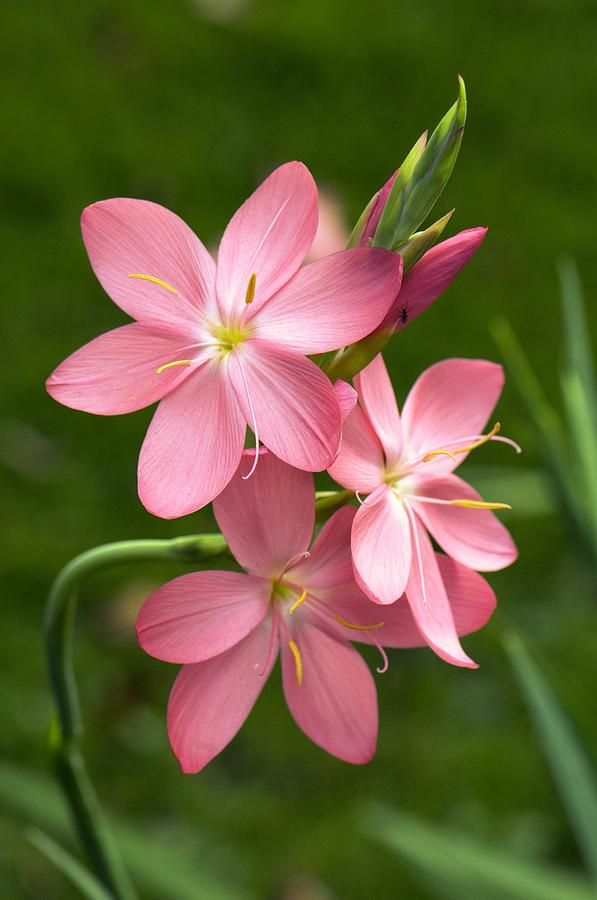
#> input picture opencv_tutorial/histogram/flower.jpg, 597 x 900 px
$ python equalization.py
#> lines starting #> are read from the running program, lines starting #| are printed output that depends on the picture
import cv2
import matplotlib.pyplot as plt

img = cv2.imread("flower.jpg",0)
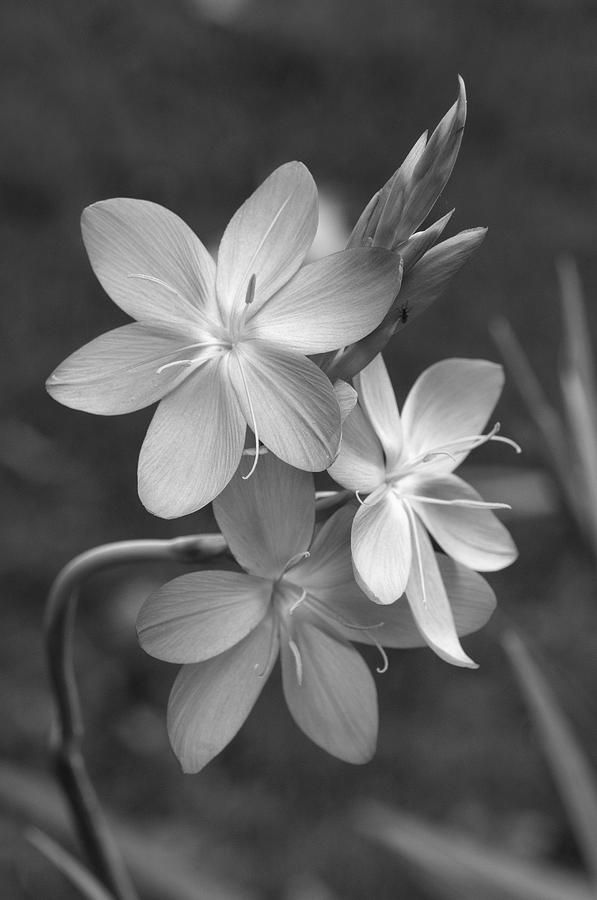
#> img: shape (900, 597); min 0, max 254, mean 93.3

#equalization
equ = cv2.equalizeHist(img)
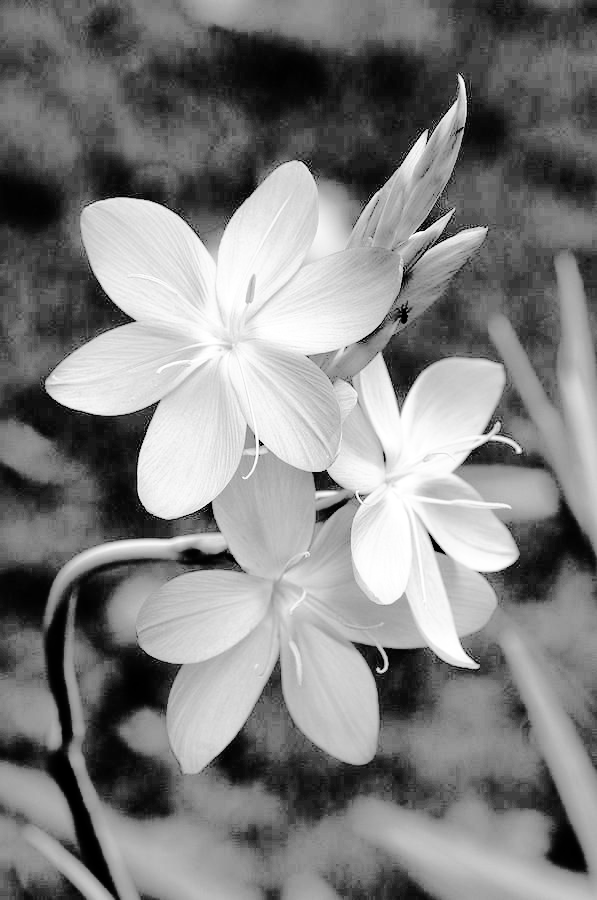
#> equ: shape (900, 597); min 0, max 255, mean 129.3

plt.figure(figsize=(10,5))

plt.subplot(2,2,1)
plt.title("Original")
plt.imshow(img, cmap='gray')

plt.subplot(2,2,2)
plt.title("Equalized")
plt.imshow(equ, cmap='gray')

plt.subplot(2,2,3)
plt.title("Histogram of original image")
plt.hist(img.ravel(), 256, [0,256], color='blue')
# plt.xlabel('pixel intensity')
# plt.ylabel('frequency')

plt.subplot(2,2,4)
plt.title("Histogram of equalized image")
plt.hist(equ.ravel(), 256, [0,256], color='blue')

plt.show()
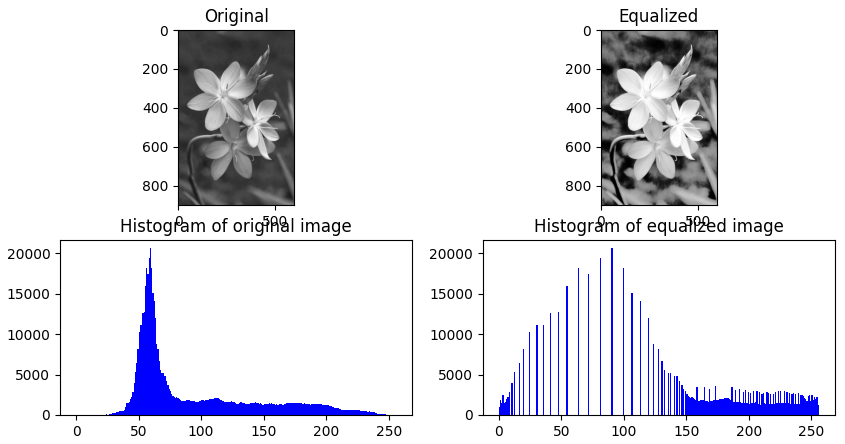
#> figure drawn by matplotlib, 4 panels; panel 3: tallest bar 20626 high, from x = 59 to 60; panel 4: tallest bar 20626 high, from x = 90 to 91
